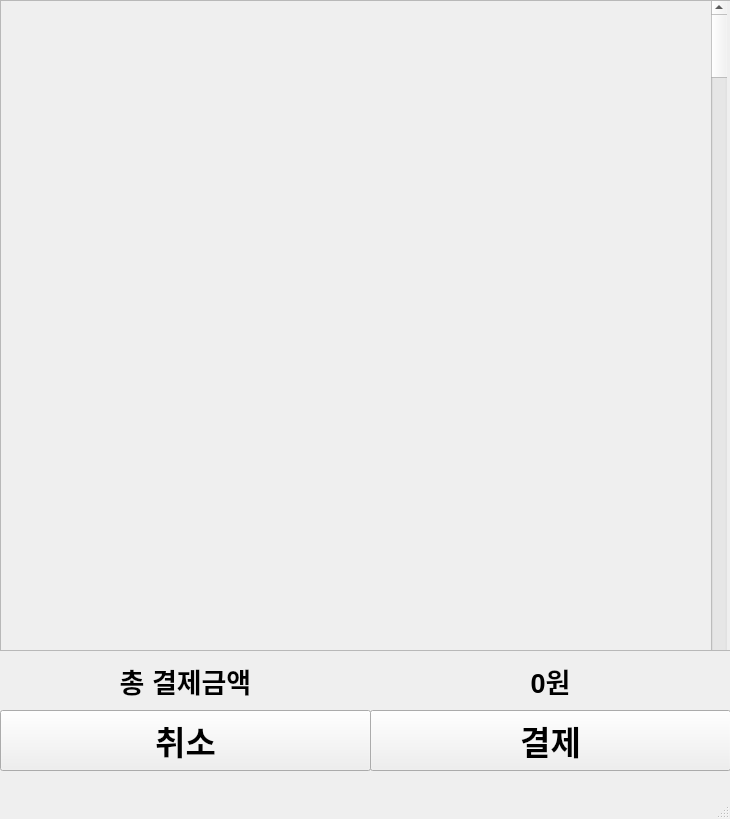
<?xml version="1.0" encoding="UTF-8"?>
<ui version="4.0">
 <class>CartView</class>
 <widget class="QMainWindow" name="CartView">
  <property name="geometry">
   <rect>
    <x>0</x>
    <y>0</y>
    <width>730</width>
    <height>819</height>
   </rect>
  </property>
  <property name="windowTitle">
   <string>CartView</string>
  </property>
  <widget class="QWidget" name="centralwidget">
   <widget class="QScrollArea" name="scrollArea">
    <property name="geometry">
     <rect>
      <x>0</x>
      <y>0</y>
      <width>731</width>
      <height>651</height>
     </rect>
    </property>
    <property name="widgetResizable">
     <bool>true</bool>
    </property>
    <widget class="QWidget" name="scrollAreaWidgetContents">
     <property name="geometry">
      <rect>
       <x>0</x>
       <y>0</y>
       <width>729</width>
       <height>649</height>
      </rect>
     </property>
     <widget class="QScrollBar" name="verticalScrollBar">
      <property name="geometry">
       <rect>
        <x>710</x>
        <y>0</y>
        <width>16</width>
        <height>711</height>
       </rect>
      </property>
      <property name="orientation">
       <enum>Qt::Vertical</enum>
      </property>
     </widget>
     <widget class="QWidget" name="verticalLayoutWidget">
      <property name="geometry">
       <rect>
        <x>0</x>
        <y>0</y>
        <width>711</width>
        <height>1231</height>
       </rect>
      </property>
      <layout class="QVBoxLayout" name="vertical_main_layout"/>
     </widget>
    </widget>
   </widget>
   <widget class="QPushButton" name="cancle_btn">
    <property name="geometry">
     <rect>
      <x>0</x>
      <y>710</y>
      <width>371</width>
      <height>61</height>
     </rect>
    </property>
    <property name="font">
     <font>
      <pointsize>25</pointsize>
      <weight>75</weight>
      <bold>true</bold>
     </font>
    </property>
    <property name="text">
     <string>취소</string>
    </property>
   </widget>
   <widget class="QPushButton" name="paymeny_btn">
    <property name="geometry">
     <rect>
      <x>370</x>
      <y>710</y>
      <width>361</width>
      <height>61</height>
     </rect>
    </property>
    <property name="font">
     <font>
      <pointsize>25</pointsize>
      <weight>75</weight>
      <bold>true</bold>
     </font>
    </property>
    <property name="text">
     <string>결제</string>
    </property>
   </widget>
   <widget class="QLabel" name="label">
    <property name="geometry">
     <rect>
      <x>5</x>
      <y>650</y>
      <width>361</width>
      <height>61</height>
     </rect>
    </property>
    <property name="font">
     <font>
      <pointsize>20</pointsize>
      <weight>75</weight>
      <bold>true</bold>
     </font>
    </property>
    <property name="text">
     <string>총 결제금액</string>
    </property>
    <property name="alignment">
     <set>Qt::AlignCenter</set>
    </property>
   </widget>
   <widget class="QLabel" name="payment_price">
    <property name="geometry">
     <rect>
      <x>370</x>
      <y>650</y>
      <width>361</width>
      <height>61</height>
     </rect>
    </property>
    <property name="font">
     <font>
      <pointsize>20</pointsize>
      <weight>75</weight>
      <bold>true</bold>
     </font>
    </property>
    <property name="text">
     <string>0원</string>
    </property>
    <property name="alignment">
     <set>Qt::AlignCenter</set>
    </property>
   </widget>
  </widget>
  <widget class="QMenuBar" name="menubar">
   <property name="geometry">
    <rect>
     <x>0</x>
     <y>0</y>
     <width>730</width>
     <height>21</height>
    </rect>
   </property>
  </widget>
  <widget class="QStatusBar" name="statusbar"/>
 </widget>
 <resources/>
 <connections/>
</ui>
